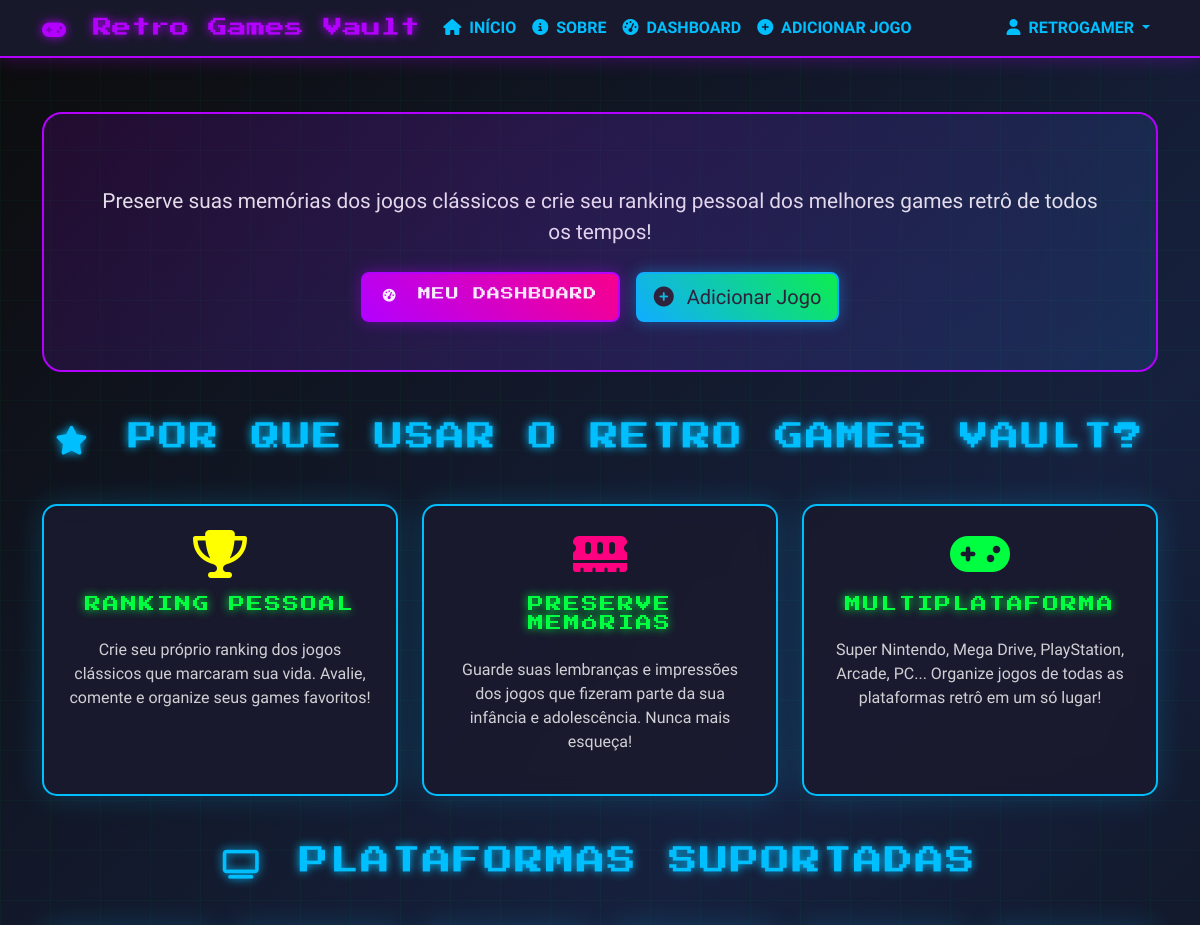
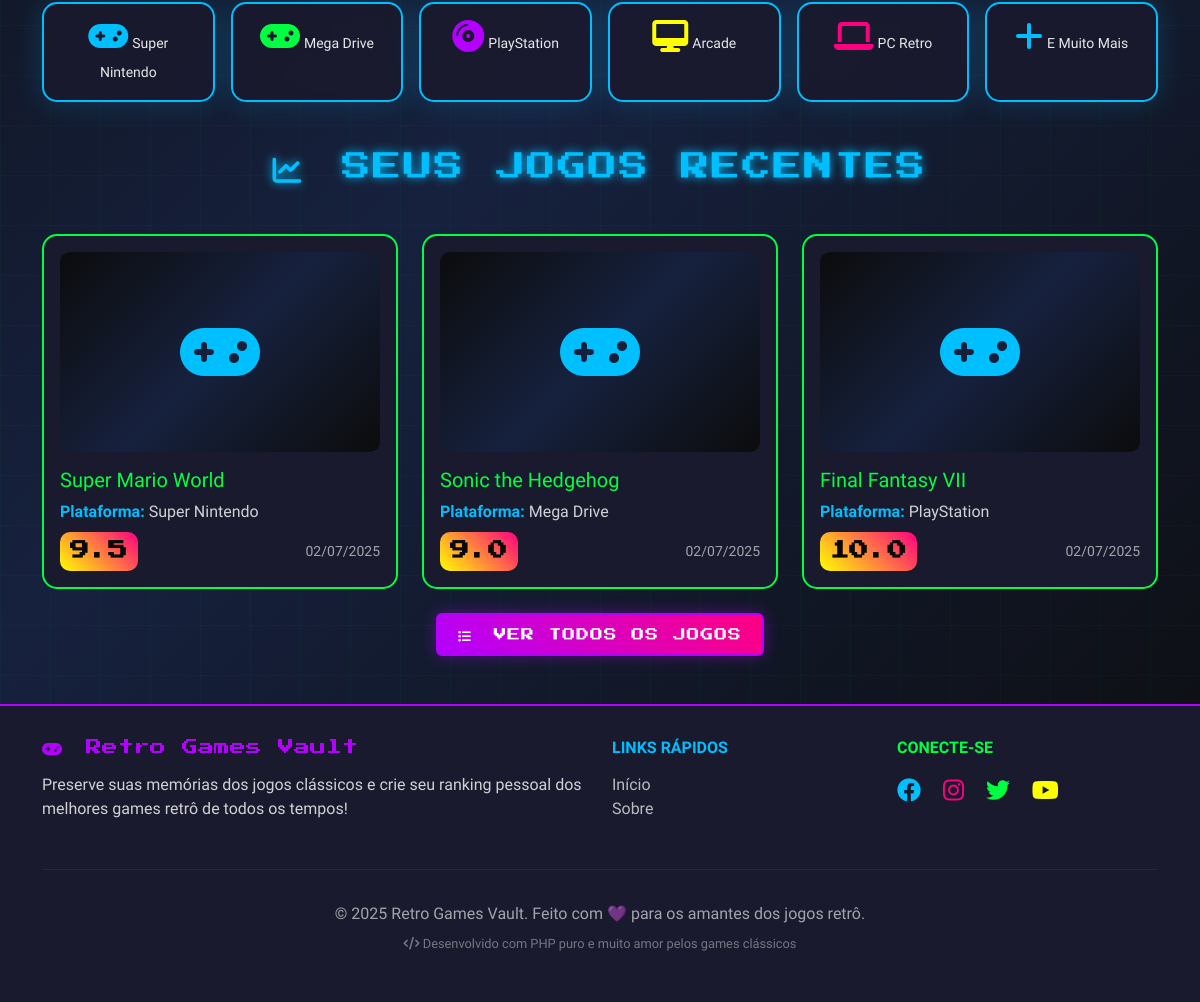
The page / (signed in) on the database its author committed (2 pictures, top to bottom).
### tables this page shows
CREATE TABLE games (
    id INT PRIMARY KEY AUTO_INCREMENT,
    user_id INT NOT NULL,
    title VARCHAR(100) NOT NULL,
    platform VARCHAR(50) NOT NULL,
    release_year YEAR NOT NULL,
    genre VARCHAR(50) NOT NULL,
    personal_rating DECIMAL(3,1) CHECK (personal_rating >= 0 AND personal_rating <= 10),
    image_url VARCHAR(255),
    personal_comment TEXT,
    created_at TIMESTAMP DEFAULT CURRENT_TIMESTAMP,
    updated_at TIMESTAMP DEFAULT CURRENT_TIMESTAMP ON UPDATE CURRENT_TIMESTAMP,
    FOREIGN KEY (user_id) REFERENCES users(id) ON DELETE CASCADE
);

### config.php (called while the page is built, shortened)
<?php
function isLoggedIn() {
    return isset($_SESSION['user_id']);
}
?>

### index.php (the view, shortened to what this page needs)
<?php
require_once 'config.php';
?>
<?php include 'includes/header.php'; ?>
<?php include 'includes/navbar.php'; ?>
<div class="container">
    <div class="hero-retro">
        <p class="lead mb-4" style="color: rgba(255, 255, 255, 0.9); font-size: 1.3rem;">
            Preserve suas memórias dos jogos clássicos e crie seu ranking pessoal dos melhores games retrô de todos os tempos!
        </p>
        <div class="d-flex flex-column flex-md-row gap-3 justify-content-center">
            <?php if (!isLoggedIn()): ?>
                <a href="pages/register.php" class="btn btn-retro btn-lg">
                    <i class="fas fa-rocket me-2"></i>
                    Comece Agora
                </a>
                <a href="pages/login.php" class="btn btn-retro-secondary btn-lg">
                    <i class="fas fa-sign-in-alt me-2"></i>
                    Já Tenho Conta
                </a>
            <?php else: ?>
                <a href="pages/dashboard.php" class="btn btn-retro btn-lg">
                    <i class="fas fa-tachometer-alt me-2"></i>
                    Meu Dashboard
                </a>
                <a href="pages/add-game.php" class="btn btn-retro-secondary btn-lg">
                    <i class="fas fa-plus-circle me-2"></i>
                    Adicionar Jogo
                </a>
            <?php endif; ?>
        </div>
    </div>
    <div class="row mt-5">
        <div class="col-12">
            <h2 class="text-center mb-5">
                <i class="fas fa-star me-2"></i>
                Por que usar o Retro Games Vault?
            </h2>
        </div>
    </div>
    <div class="row g-4">
        <div class="col-md-4">
            <div class="card-retro p-4 h-100 text-center">
                <div class="mb-3">
                    <i class="fas fa-trophy" style="font-size: 3rem; color: var(--neon-yellow);"></i>
                </div>
                <h3 style="font-size: 1rem;">Ranking Pessoal</h3>
                <p style="color: rgba(255, 255, 255, 0.8);">
                    Crie seu próprio ranking dos jogos clássicos que marcaram sua vida.
                    Avalie, comente e organize seus games favoritos!
                </p>
            </div>
        </div>
        <div class="col-md-4">
            <div class="card-retro p-4 h-100 text-center">
                <div class="mb-3">
                    <i class="fas fa-memory" style="font-size: 3rem; color: var(--neon-pink);"></i>
                </div>
                <h3 style="font-size: 1rem;">Preserve Memórias</h3>
                <p style="color: rgba(255, 255, 255, 0.8);">
                    Guarde suas lembranças e impressões dos jogos que fizeram parte da sua infância
                    e adolescência. Nunca mais esqueça!
                </p>
            </div>
        </div>
        <div class="col-md-4">
            <div class="card-retro p-4 h-100 text-center">
                <div class="mb-3">
                    <i class="fas fa-gamepad" style="font-size: 3rem; color: var(--neon-green);"></i>
                </div>
                <h3 style="font-size: 1rem;">Multiplataforma</h3>
                <p style="color: rgba(255, 255, 255, 0.8);">
                    Super Nintendo, Mega Drive, PlayStation, Arcade, PC...
                    Organize jogos de todas as plataformas retrô em um só lugar!
                </p>
            </div>
        </div>
    </div>
    <div class="row mt-5">
        <div class="col-12">
            <h2 class="text-center mb-5">
                <i class="fas fa-tv me-2"></i>
                Plataformas Suportadas
            </h2>
        </div>
    </div>
    <div class="row g-3">
        <div class="col-lg-2 col-md-3 col-sm-4 col-6">
            <div class="card-retro p-3 text-center h-100">
                <i class="fas fa-gamepad mb-2" style="color: var(--neon-blue); font-size: 2rem;"></i>
                <small style="color: rgba(255, 255, 255, 0.9);">Super Nintendo</small>
            </div>
        </div>
        <div class="col-lg-2 col-md-3 col-sm-4 col-6">
            <div class="card-retro p-3 text-center h-100">
                <i class="fas fa-gamepad mb-2" style="color: var(--neon-green); font-size: 2rem;"></i>
                <small style="color: rgba(255, 255, 255, 0.9);">Mega Drive</small>
            </div>
        </div>
        <div class="col-lg-2 col-md-3 col-sm-4 col-6">
            <div class="card-retro p-3 text-center h-100">
                <i class="fas fa-compact-disc mb-2" style="color: var(--neon-purple); font-size: 2rem;"></i>
                <small style="color: rgba(255, 255, 255, 0.9);">PlayStation</small>
            </div>
        </div>
        <div class="col-lg-2 col-md-3 col-sm-4 col-6">
            <div class="card-retro p-3 text-center h-100">
                <i class="fas fa-desktop mb-2" style="color: var(--neon-yellow); font-size: 2rem;"></i>
                <small style="color: rgba(255, 255, 255, 0.9);">Arcade</small>
            </div>
        </div>
        <div class="col-lg-2 col-md-3 col-sm-4 col-6">
            <div class="card-retro p-3 text-center h-100">
                <i class="fas fa-laptop mb-2" style="color: var(--neon-pink); font-size: 2rem;"></i>
                <small style="color: rgba(255, 255, 255, 0.9);">PC Retro</small>
            </div>
        </div>
        <div class="col-lg-2 col-md-3 col-sm-4 col-6">
            <div class="card-retro p-3 text-center h-100">
                <i class="fas fa-plus mb-2" style="color: var(--neon-blue); font-size: 2rem;"></i>
                <small style="color: rgba(255, 255, 255, 0.9);">E Muito Mais</small>
            </div>
        </div>
    </div>
    <?php if (isLoggedIn()): ?>
        <div class="row mt-5">
            <div class="col-12">
                <h2 class="text-center mb-5">
                    <i class="fas fa-chart-line me-2"></i>
                    Seus Jogos Recentes
                </h2>
            </div>
        </div>
        <?php
        try {
            $stmt = $pdo->prepare("
                SELECT * FROM games
                WHERE user_id = ?
                ORDER BY created_at DESC
                LIMIT 3
            ");
            $stmt->execute([$_SESSION['user_id']]);
            $recent_games = $stmt->fetchAll();
        } catch (PDOException $e) {
            $recent_games = [];
        }
        ?>
        <?php if (!empty($recent_games)): ?>
            <div class="row g-4">
                <?php foreach ($recent_games as $game): ?>
                    <div class="col-md-4">
                        <div class="game-card p-3">
                            <?php if ($game['image_url']): ?>
                                <img src="<?php echo htmlspecialchars($game['image_url']); ?>"
                                     class="card-img-top mb-3"
                                     style="height: 200px; object-fit: cover; border-radius: 10px;"
                                     alt="<?php echo htmlspecialchars($game['title']); ?>">
                            <?php else: ?>
                                <div class="d-flex align-items-center justify-content-center mb-3"
                                     style="height: 200px; background: var(--gradient-bg); border-radius: 10px;">
                                    <i class="fas fa-gamepad" style="font-size: 4rem; color: var(--neon-blue);"></i>
                                </div>
                            <?php endif; ?>
                            <h5 style="color: var(--neon-green);">
                                <?php echo htmlspecialchars($game['title']); ?>
                            </h5>
                            <p class="mb-2">
                                <strong style="color: var(--neon-blue);">Plataforma:</strong>
                                <span style="color: rgba(255, 255, 255, 0.8);">
                                    <?php echo htmlspecialchars($game['platform']); ?>
                                </span>
                            </p>
                            <div class="d-flex justify-content-between align-items-center">
                                <span class="game-rating">
                                    <?php echo number_format($game['personal_rating'], 1); ?>
                                </span>
                                <small style="color: rgba(255, 255, 255, 0.6);">
                                    <?php echo date('d/m/Y', strtotime($game['created_at'])); ?>
                                </small>
                            </div>
                        </div>
                    </div>
                <?php endforeach; ?>
            </div>
            <div class="text-center mt-4">
                <a href="pages/dashboard.php" class="btn btn-retro">
                    <i class="fas fa-list me-2"></i>
                    Ver Todos os Jogos
                </a>
            </div>
        <?php endif; ?>
    <?php endif; ?>
</div>
<?php include 'includes/footer.php'; ?>

### assets/css/retro-style.css (style rules this page uses)
:root { --neon-purple: #b300ff; --neon-blue: #00bfff; --neon-green: #00ff41; --neon-pink: #ff0080; --neon-yellow: #ffff00; --dark-bg: #0a0a0a; --card-bg: #1a1a2e; --gradient-bg: linear-gradient(135deg, #0c0c0c 0%, #16213e 50%, #0c0c0c 100%); --text-shadow: 0 0 10px; }
* { box-sizing: border-box; }
body { background: var(--gradient-bg); background-attachment: fixed; font-family: 'Orbitron', monospace; color: #ffffff; min-height: 100vh; overflow-x: hidden; }
body::before { content: ''; position: fixed; top: 0; left: 0; width: 100%; height: 100%; background-image: linear-gradient(rgba(0, 255, 65, 0.03) 1px, transparent 1px), linear-gradient(90deg, rgba(0, 255, 65, 0.03) 1px, transparent 1px); background-size: 50px 50px; z-index: -1; animation: grid-move 20s linear infinite; }
h1, h2, h3 { font-family: 'Press Start 2P', cursive; text-transform: uppercase; letter-spacing: 2px; margin-bottom: 1.5rem; }
h2 { font-size: 1.8rem; color: var(--neon-blue); text-shadow: var(--text-shadow) var(--neon-blue); }
h3 { font-size: 1.2rem; color: var(--neon-green); text-shadow: var(--text-shadow) var(--neon-green); }
.btn-retro { background: linear-gradient(45deg, var(--neon-purple), var(--neon-pink)); border: 2px solid var(--neon-purple); color: white; font-family: 'Press Start 2P', cursive; font-size: 0.8rem; padding: 10px 20px; text-transform: uppercase; letter-spacing: 1px; transition: all 0.3s ease; box-shadow: 0 0 15px rgba(179, 0, 255, 0.4); }
.btn-retro-secondary { background: linear-gradient(45deg, var(--neon-blue), var(--neon-green)); border: 2px solid var(--neon-blue); box-shadow: 0 0 15px rgba(0, 191, 255, 0.4); }
.card-retro { background: rgba(26, 26, 46, 0.9); border: 2px solid var(--neon-blue); border-radius: 15px; box-shadow: 0 0 30px rgba(0, 191, 255, 0.2); backdrop-filter: blur(10px); transition: all 0.3s ease; overflow: hidden; position: relative; }
.card-retro::before { content: ''; position: absolute; top: 0; left: -100%; width: 100%; height: 100%; background: linear-gradient(90deg, transparent, rgba(255, 255, 255, 0.1), transparent); transition: left 0.5s; }
.hero-retro { background: linear-gradient(135deg, rgba(179, 0, 255, 0.1), rgba(0, 191, 255, 0.1)); border: 2px solid var(--neon-purple); border-radius: 20px; padding: 3rem; text-align: center; position: relative; overflow: hidden; margin: 2rem 0; }
.hero-retro::before { content: ''; position: absolute; top: -50%; left: -50%; width: 200%; height: 200%; background: radial-gradient(circle, rgba(179, 0, 255, 0.1) 0%, transparent 70%); animation: rotate 10s linear infinite; }
.game-card { background: var(--card-bg); border: 2px solid var(--neon-green); border-radius: 15px; overflow: hidden; transition: all 0.3s ease; position: relative; }
.game-rating { background: linear-gradient(45deg, var(--neon-yellow), var(--neon-pink)); color: var(--dark-bg); font-family: 'Press Start 2P', cursive; font-size: 1.2rem; padding: 5px 10px; border-radius: 10px; font-weight: bold; }
.fade-in { animation: fadeIn 1s ease-in; }

### rows shown on the page
games: title "Super Mario World", platform "Super Nintendo", personal_rating "9.5", created_at "02/07/2025"
games: title "Sonic the Hedgehog", platform "Mega Drive", personal_rating "9.0", created_at "02/07/2025"
games: title "Final Fantasy VII", platform "PlayStation", personal_rating "10.0", created_at "02/07/2025"

### other values the page prints
SITE_NAME "Retro Games Vault"
$_SESSION['username'] "RETROGAMER"
